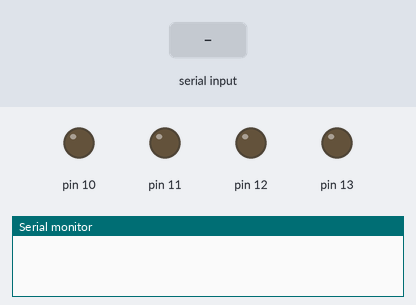
This sketch was run on a simulated Arduino Uno, built with avr-gcc and run on an emulated ATmega328P. On the bench: output pins drawn as LEDs (lit = HIGH), the last lines printed to the serial monitor. Inputs (shaded band) come from the test bench.

Above: at 1.2 s.
1.3 s: "a" received over the second serial link
At 2.5 s:
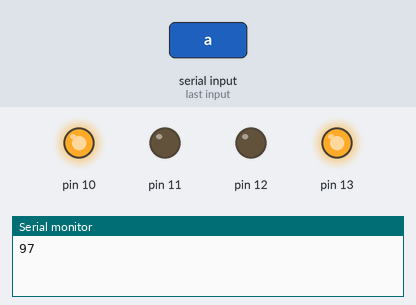
2.8 s: "b" received over the second serial link
At 3.8 s:
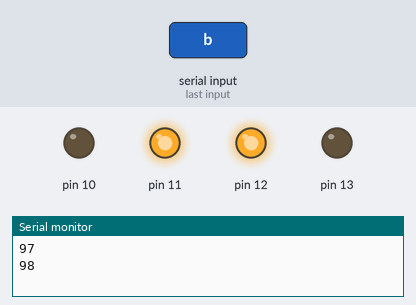
4.3 s: "c" received over the second serial link
At 4.9 s:
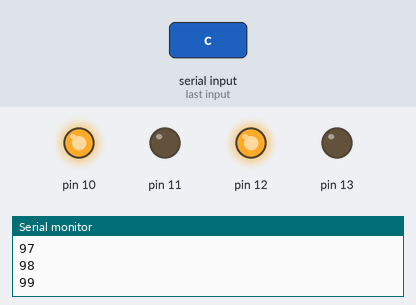
5.8 s: "d" received over the second serial link
At 6.1 s:
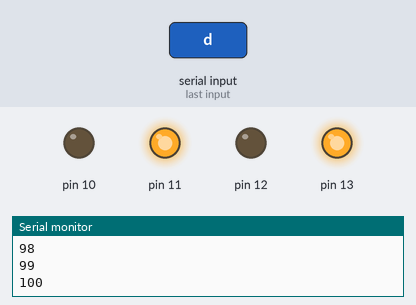
Timing chart, 0 to 8.3 s (numbered marks = the images above; inputs shaded):
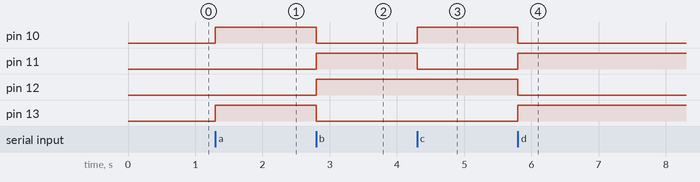

The sketch:

main.ino
```cpp
 #include <SoftwareSerial.h>

int anything = 0;

SoftwareSerial mySerialBT(3,4);

void setup() {
  Serial.begin(9600);
  mySerialBT.begin(9600);

}

void loop() {
    if (mySerialBT.available() != 0) {
      anything = mySerialBT.read();
      Serial.println(anything);
      if (anything == 97) {
        pinMode(10, OUTPUT);
        digitalWrite(10, 1);
        pinMode(11, OUTPUT);
        digitalWrite(11, 0);
        pinMode(12, OUTPUT);
        digitalWrite(12, 0);
        pinMode(13, OUTPUT);
        digitalWrite(13, 1);
      }
      if (anything == 98) {
        pinMode(10, OUTPUT);
        digitalWrite(10, 0);
        pinMode(11, OUTPUT);
        digitalWrite(11, 1);
        pinMode(12, OUTPUT);
        digitalWrite(12, 1);
        pinMode(13, OUTPUT);
        digitalWrite(13, 0);
      }
      if (anything == 99) {
        pinMode(10, OUTPUT);
        digitalWrite(10, 1);
        pinMode(11, OUTPUT);
        digitalWrite(11, 0);
        pinMode(12, OUTPUT);
        digitalWrite(12, 1);
        pinMode(13, OUTPUT);
        digitalWrite(13, 0);
      }
      if (anything == 100) {
        pinMode(10, OUTPUT);
        digitalWrite(10, 0);
        pinMode(11, OUTPUT);
        digitalWrite(11, 1);
        pinMode(12, OUTPUT);
        digitalWrite(12, 0);
        pinMode(13, OUTPUT);
        digitalWrite(13, 1);
      }
      if (anything == 101) {
        pinMode(10, OUTPUT);
        digitalWrite(10, 0);
        pinMode(11, OUTPUT);
        digitalWrite(11, 0);
        pinMode(12, OUTPUT);
        digitalWrite(12, 0);
        pinMode(13, OUTPUT);
        digitalWrite(13, 0);
      }
    }

}
```

Measured:
- after the input at 1.3 s, pin 10, pin 13: LOW → HIGH at once
- after the input at 2.8 s, pin 10, pin 13: HIGH → LOW at once; pin 11, pin 12: LOW → HIGH at once
- after the input at 4.3 s, pin 10: LOW → HIGH at once; pin 11: HIGH → LOW at once
- after the input at 5.8 s, pin 10, pin 12: HIGH → LOW at once; pin 11, pin 13: LOW → HIGH at once
